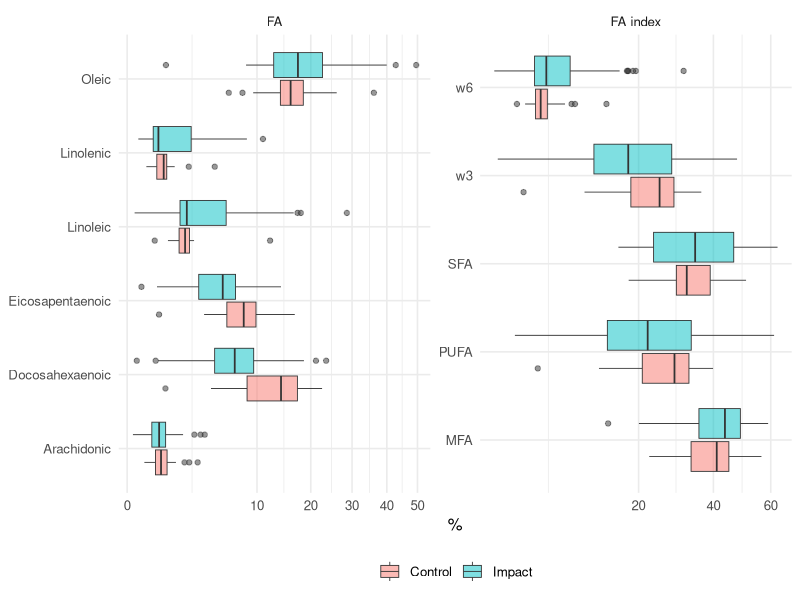

Write R code to recreate this figure. (Note: this script raises an error after producing the figure.)
library(tidyverse)
library(ggpubr)
rm(list = ls())


# Boxplot FA---------
d_long <- read_csv('data/glm_percentage_data_long.csv')

fa_boxplot <- 
d_long %>%
  ggplot(aes(y = value, name, fill = Treatment)) +
  geom_boxplot(size = .3, alpha = .5) +
  scale_y_continuous(trans = "sqrt") +
  theme_minimal(base_size = 12) +
  coord_flip() +
  labs(y = "%", x = NULL) +
  scale_fill_discrete(name = NULL) +
  theme(legend.position = "bottom") +
  # stat_compare_means(method = "anova", aes(label = after_stat(p.signif)), size = 3) +
  facet_wrap(~Type, scales = "free")

fa_boxplot

ggsave(fa_boxplot, 
       filename = "figures/boxplot_fa.png",
       width = 8,
       height = 4,
       # units = "mm",
       dpi = 900,
       bg = "white")


